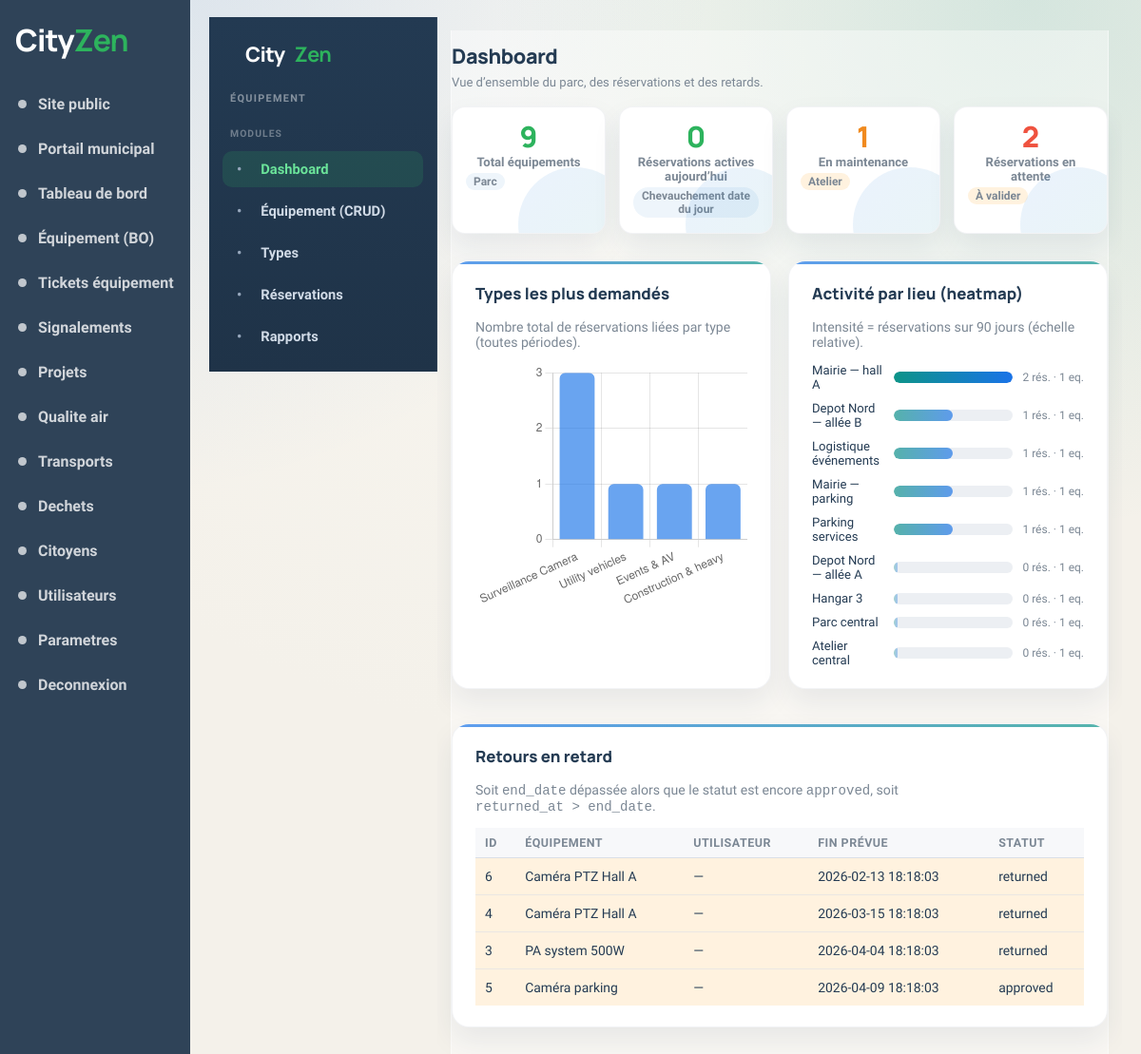
The app's page /admin/equipment.php (signed in) with its own data.
### tables this page shows
CREATE TABLE reservation (
    id                INT UNSIGNED AUTO_INCREMENT PRIMARY KEY,
    equipment_id      INT UNSIGNED    NOT NULL,
    user_id           INT UNSIGNED    NULL,
    extension_of_id   INT UNSIGNED    NULL,
    start_date        DATETIME        NOT NULL,
    end_date          DATETIME        NOT NULL,
    price_days        INT UNSIGNED    NOT NULL DEFAULT 1,
    price_per_day     DECIMAL(10,2)   NOT NULL DEFAULT 0.00,
    price_subtotal    DECIMAL(10,2)   NOT NULL DEFAULT 0.00,
    discount_code     VARCHAR(64)     NULL,
    discount_percent  TINYINT UNSIGNED NOT NULL DEFAULT 0,
    discount_amount   DECIMAL(10,2)   NOT NULL DEFAULT 0.00,
    price_total       DECIMAL(10,2)   NOT NULL DEFAULT 0.00,
    purpose           TEXT            NULL,
    usage_purpose     ENUM('event','repair','inspection') NULL,
    status            ENUM('pending','approved','rejected','returned','no_show','cancelled') NOT NULL DEFAULT 'pending',
    rejection_reason  TEXT            NULL,
    returned_at       DATETIME        NULL,
    notify_email_sent TINYINT(1)      NOT NULL DEFAULT 0,
    created_at        TIMESTAMP       DEFAULT CURRENT_TIMESTAMP,
    CONSTRAINT fk_reservation_equipment
        FOREIGN KEY (equipment_id) REFERENCES equipment(id)
        ON DELETE CASCADE ON UPDATE CASCADE,
    CONSTRAINT fk_reservation_user
        FOREIGN KEY (user_id) REFERENCES users(id)
        ON DELETE SET NULL ON UPDATE CASCADE,
    CONSTRAINT fk_reservation_extension
        FOREIGN KEY (extension_of_id) REFERENCES reservation(id)
        ON DELETE SET NULL ON UPDATE CASCADE
);

CREATE TABLE equipment (
    id               INT UNSIGNED AUTO_INCREMENT PRIMARY KEY,
    name             VARCHAR(150)    NOT NULL,
    status           ENUM('available','reserved','maintenance','out_of_service') NOT NULL DEFAULT 'available',
    location         VARCHAR(255)    NOT NULL DEFAULT '',
    type_id          INT UNSIGNED    NOT NULL,
    price_per_day    DECIMAL(10,2)   NOT NULL DEFAULT 0.00,
    last_maintenance DATE            NULL,
    latitude         DECIMAL(10,8)   NULL,
    longitude        DECIMAL(11,8)   NULL,
    CONSTRAINT fk_equipment_type
        FOREIGN KEY (type_id) REFERENCES type_equipment(id)
        ON DELETE RESTRICT ON UPDATE CASCADE
);

### equipment/backoffice/app/controllers/DashboardController.php (called while the page is built, shortened)
<?php
class DashboardController
{
    private $pdo;
    public function __construct(PDO $pdo)
    {
        $this->pdo = $pdo;
    }
    public function index(): void
    {
        $stats = new DashboardStats($this->pdo);
        $kpis = [
            'total_equipment'   => $stats->totalEquipment(),
            'reserved_today'    => $stats->countReservedToday(),
            'maintenance'       => $stats->countMaintenance(),
            'pending'           => $stats->countPendingReservations(),
        ];
        $chartTypes = $stats->mostRequestedTypes();
        $heatmap = $stats->usageByLocation();
        $lateReturns = $stats->lateReturns();
        require VIEW_PATH . '/dashboard/index.php';
        require VIEW_PATH . '/layouts/main.php';
    }
}

### equipment/backoffice/app/models/DashboardStats.php (called while the page is built, shortened)
<?php
class DashboardStats
{
    private $pdo;
    public function __construct(PDO $pdo)
    {
        $this->pdo = $pdo;
    }
    public function totalEquipment(): int
    {
        return (int) $this->pdo->query('SELECT COUNT(*) FROM equipment')->fetchColumn();
    }
    public function countMaintenance(): int
    {
        $stmt = $this->pdo->query("SELECT COUNT(*) FROM equipment WHERE status = 'maintenance'");
        return (int) $stmt->fetchColumn();
    }
    public function countPendingReservations(): int
    {
        $stmt = $this->pdo->query("SELECT COUNT(*) FROM reservation WHERE status = 'pending'");
        return (int) $stmt->fetchColumn();
    }
    public function countReservedToday(): int
    {
        $sql = "SELECT COUNT(DISTINCT equipment_id) FROM reservation
                WHERE status IN ('approved', 'pending')
                  AND DATE(start_date) <= CURDATE()
                  AND DATE(end_date) >= CURDATE()";
        return (int) $this->pdo->query($sql)->fetchColumn();
    }
    public function mostRequestedTypes(): array
    {
        $sql = 'SELECT t.category_name, t.icon, COUNT(r.id) AS request_count
                FROM type_equipment t
                LEFT JOIN equipment e ON e.type_id = t.id
                LEFT JOIN reservation r ON r.equipment_id = e.id
                GROUP BY t.id, t.category_name, t.icon
                ORDER BY request_count DESC';
        return $this->pdo->query($sql)->fetchAll();
    }
    public function usageByLocation(): array
    {
        $sql = 'SELECT e.location,
                       COUNT(DISTINCT e.id) AS equipment_count,
                       COUNT(r.id) AS reservation_hits
                FROM equipment e
                LEFT JOIN reservation r ON r.equipment_id = e.id
                    AND r.start_date >= DATE_SUB(NOW(), INTERVAL 90 DAY)
                WHERE e.location != \'\'
                GROUP BY e.location
                ORDER BY reservation_hits DESC, equipment_count DESC';
        return $this->pdo->query($sql)->fetchAll();
    }
    public function lateReturns(): array
    {
        $sql = 'SELECT r.id, r.equipment_id, r.user_id, r.start_date, r.end_date, r.status, r.returned_at,
                       e.name AS equipment_name, u.username AS user_name
                FROM reservation r
                INNER JOIN equipment e ON e.id = r.equipment_id
                LEFT JOIN users u ON u.id = r.user_id
                WHERE (r.status = \'approved\' AND r.end_date < NOW())
                   OR (r.status = \'returned\' AND r.returned_at IS NOT NULL AND r.returned_at > r.end_date)
                ORDER BY r.end_date ASC';
        return $this->pdo->query($sql)->fetchAll();
    }
}

### equipment/backoffice/app/views/dashboard/index.php (the view, shortened to what this page needs)
<?php
$labels = array_column($chartTypes, 'category_name');
$counts = array_map('intval', array_column($chartTypes, 'request_count'));
$maxHits = 0;
foreach ($heatmap as $h) {
    $maxHits = max($maxHits, (int) $h['reservation_hits']);
}
?>
<header class="topbar topbar-bo bo-module-header">
  <div class="bo-topbar-main">
    <div class="bo-topbar-titles">
      <h1 class="bo-page-title">Dashboard</h1>
      <p class="bo-page-sub">Vue d’ensemble du parc, des réservations et des retards.</p>
    </div>
  </div>
</header>
<div class="stats-row">
  <div class="stat-card">
    <strong class="accent-teal"><?= (int) $kpis['total_equipment'] ?></strong>
    <span>Total équipements</span>
    <span class="trend trend-ok">Parc</span>
  </div>
  <div class="stat-card">
    <strong class="accent-blue"><?= (int) $kpis['reserved_today'] ?></strong>
    <span>Réservations actives aujourd’hui</span>
    <span class="trend trend-ok">Chevauchement date du jour</span>
  </div>
  <div class="stat-card">
    <strong class="accent-orange"><?= (int) $kpis['maintenance'] ?></strong>
    <span>En maintenance</span>
    <span class="trend trend-warn">Atelier</span>
  </div>
  <div class="stat-card">
    <strong class="accent-red"><?= (int) $kpis['pending'] ?></strong>
    <span>Réservations en attente</span>
    <span class="trend trend-warn">À valider</span>
  </div>
</div>
<div class="bo-dash-grid">
  <div class="card">
    <h3>Types les plus demandés</h3>
    <p class="muted-note bo-card-lead">Nombre total de réservations liées par type (toutes périodes).</p>
    <div class="bo-chart-wrap">
      <canvas id="chartTypes" height="220"></canvas>
    </div>
  </div>
  <div class="card">
    <h3>Activité par lieu (heatmap)</h3>
    <p class="muted-note bo-card-lead">Intensité = réservations sur 90 jours (échelle relative).</p>
    <div class="bo-heatmap">
      <?php foreach ($heatmap as $h): ?>
        <?php
        $hits = (int) $h['reservation_hits'];
        $pct = $maxHits > 0 ? round(100 * $hits / $maxHits) : 0;
        ?>
        <div class="bo-heatmap-row">
          <span class="bo-heatmap-label"><?= htmlspecialchars((string) $h['location'], ENT_QUOTES, 'UTF-8') ?></span>
          <div class="bo-heatmap-bar"><div class="bo-heatmap-fill" style="width:<?= $pct ?>%;opacity:<?= 0.35 + ($pct / 100) * 0.65 ?>"></div></div>
          <span class="bo-heatmap-val"><?= $hits ?> rés. · <?= (int) $h['equipment_count'] ?> eq.</span>
        </div>
      <?php endforeach; ?>
    </div>
  </div>
</div>
<div class="card">
  <h3>Retours en retard</h3>
  <p class="muted-note bo-card-lead">Soit <code>end_date</code> dépassée alors que le statut est encore <code>approved</code>, soit <code>returned_at &gt; end_date</code>.</p>
  <div class="bo-table-wrap">
    <table class="transport-table bo-table">
      <thead>
        <tr><th>ID</th><th>Équipement</th><th>Utilisateur</th><th>Fin prévue</th><th>Statut</th></tr>
      </thead>
      <tbody>
      <?php foreach ($lateReturns as $lr): ?>
        <tr class="bo-row-warn">
          <td><?= (int) $lr['id'] ?></td>
          <td><?= htmlspecialchars((string) $lr['equipment_name'], ENT_QUOTES, 'UTF-8') ?></td>
          <td><?= htmlspecialchars((string) ($lr['user_name'] ?? '—'), ENT_QUOTES, 'UTF-8') ?></td>
          <td><?= htmlspecialchars((string) $lr['end_date'], ENT_QUOTES, 'UTF-8') ?></td>
          <td><?= htmlspecialchars((string) $lr['status'], ENT_QUOTES, 'UTF-8') ?></td>
        </tr>
      <?php endforeach; ?>
      </tbody>
    </table>
  </div>
</div>
<script>
document.addEventListener('DOMContentLoaded', function() {
  var ctx = document.getElementById('chartTypes');
  if (!ctx || typeof Chart === 'undefined') return;
  new Chart(ctx, {
    type: 'bar',
    data: {
      labels: <?= json_encode($labels, JSON_UNESCAPED_UNICODE) ?>,
      datasets: [{
        label: 'Réservations',
        data: <?= json_encode($counts) ?>,
        backgroundColor: 'rgba(26,115,232,0.65)',
        borderRadius: 6
      }]
    },
    options: {
      responsive: true,
      maintainAspectRatio: false,
      plugins: { legend: { display: false } },
      scales: { y: { beginAtZero: true, ticks: { stepSize: 1 } } }
    }
  });
});
</script>

### assets/css/style.css (style rules this page uses)
:root { --bg: #f4f1ea; --surface: #ffffff; --surface-soft: #fbf8f2; --ink: #243b53; --muted: #7b8794; --line: #d9dfe7; --nav: #2f4358; --green: #2db35d; --green-soft: #edf8ef; --orange: #f08a1f; --orange-soft: #fff2df; --red: #ef523f; --red-soft: #feece8; --blue-soft: #eef5fb; --shadow: 0 14px 30px rgba(29, 53, 87, 0.08); --radius-lg: 18px; --radius-md: 14px; --radius-sm: 10px; }
* { box-sizing: border-box; }
html { scroll-behavior: smooth; }
body { margin: 0; font-family: "Nunito Sans", sans-serif; background: radial-gradient(circle at top, #f8f6f0 0%, var(--bg) 58%); color: var(--ink); }
.topbar { display: flex; align-items: center; justify-content: space-between; gap: 1rem; background: var(--nav); color: #fff; box-shadow: var(--shadow); }
.stats-row, .services-grid, .admin-stats, .admin-grid, .summary-cards { display: grid; gap: 14px; }
.stats-row, .services-grid, .admin-stats { grid-template-columns: repeat(3, minmax(0, 1fr)); }
.stat-card, .service-card, .admin-stat-card, .panel { background: var(--surface); border: 1px solid var(--line); border-radius: var(--radius-lg); box-shadow: var(--shadow); }
.stat-card { padding: 18px; text-align: center; }
.stat-card strong { display: block; font-family: "Manrope", sans-serif; font-size: 2.4rem; color: var(--green); }
.stat-card span, .admin-stat-card span, .service-card p, .report-copy p, .district-row span, .admin-user span { color: var(--muted); }
.accent-orange { color: var(--orange) !important; }
.accent-red { color: var(--red) !important; }

### records on screen
reservation: id "6", equipment.name "Caméra PTZ Hall A", user_name "—", end_date "2026-02-13 18:18:03", status "returned"
reservation: id "4", equipment.name "Caméra PTZ Hall A", user_name "—", end_date "2026-03-15 18:18:03", status "returned"
reservation: id "3", equipment.name "PA system 500W", user_name "—", end_date "2026-04-04 18:18:03", status "returned"
reservation: id "5", equipment.name "Caméra parking", user_name "—", end_date "2026-04-09 18:18:03", status "approved"

### other values on screen
$item['label'] "Site public"
$item['label'] "Portail municipal"
$item['label'] "Tableau de bord"
$item['label'] "Équipement (BO)"
$item['label'] "Tickets équipement"
$item['label'] "Signalements"
$item['label'] "Projets"
$item['label'] "Qualite air"
$item['label'] "Transports"
$item['label'] "Dechets"
$item['label'] "Citoyens"
$item['label'] "Utilisateurs"
$item['label'] "Parametres"
$item['label'] "Deconnexion"
$kpis['total_equipment'] "9"
